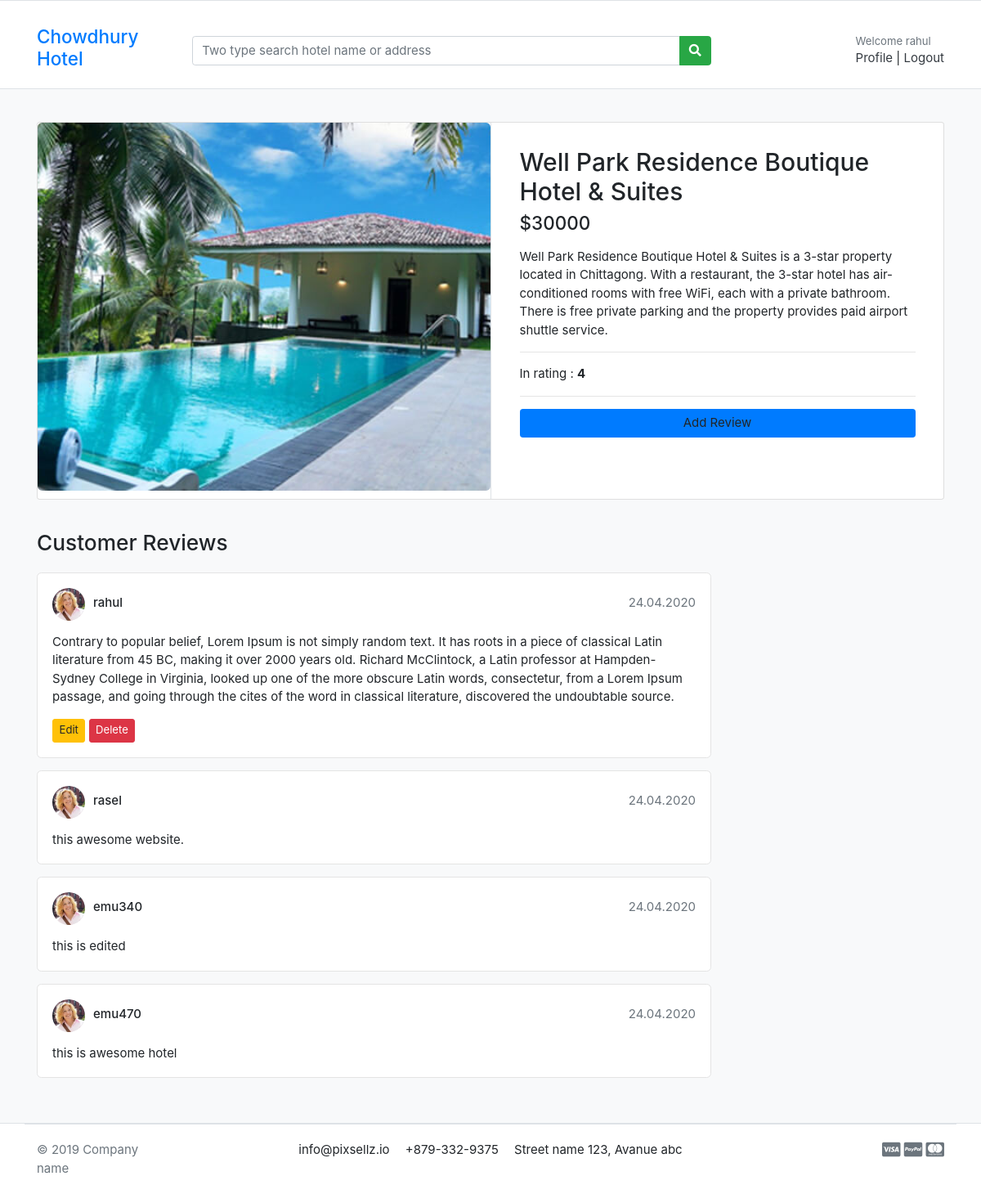
Page /hotel/5 (signed in) on the committed database.
### store/models.py (models this page shows, shortened)
class Hotel(models.Model):
    REVIEW = (
        ('1','1'),
        ('2','2'),
        ('3','3'),
        ('4','4'),
        ('5','5')
    )
    hotel_name = models.CharField(max_length=100,unique=True)
    slug = models.CharField(max_length=100,unique=True)
    description = models.TextField()
    address = models.CharField(max_length=200)
    rating = models.CharField(max_length=30, choices=REVIEW)
    price = models.IntegerField()
    image = models.ImageField(upload_to='photos/hotel')
    is_available = models.BooleanField(default=True)
    created_date = models.DateTimeField(auto_now_add=True)
    modified_date = models.DateTimeField(auto_now=True)

class Review(models.Model):
    REVIEW = (
        ('1','1'),
        ('2','2'),
        ('3','3'),
        ('4','4'),
        ('5','5')
    )
    hotel = models.ForeignKey(Hotel, on_delete=models.CASCADE)
    user = models.ForeignKey(User, on_delete=models.CASCADE)
    rating = models.CharField(max_length=30, choices=REVIEW)
    comment = models.TextField()

### store/views.py (the view)
# urls.py: path('hotel/<slug:hotel_id>', views.hotel_details, name='hotel_details'),
def hotel_details(request,hotel_id):
    single_hotel = Hotel.objects.get(id = hotel_id)
    hotel_review = Review.objects.filter(hotel__id = hotel_id)
    return render(request, 'hotel/hotel_details.html', {'hotel':single_hotel, 'reviews':hotel_review})

### store/templates/hotel/hotel_details.html
{% extends 'base.html' %} {% block body %}
<section class="section-content padding-y bg">
  <div class="container">
    <div class="card">
      <div class="row no-gutters">
        <aside class="col-md-6">
          <article class="gallery-wrap">
            <div class="img-big-wrap">
              <a href="#"><img src="{{hotel.image.url}}" /></a>
            </div>
          </article>
        </aside>
        <main class="col-md-6 border-left">
          <article class="content-body">
            <h2 class="title">{{hotel.hotel_name}}</h2>
            <div class="mb-3">
              <var class="price h4">${{hotel.price}}</var>
            </div>
            <p>{{hotel.description}}</p>
            <hr />
            <p>In rating : <b>{{hotel.rating}}</b></p>
            <hr />
            {% if request.user.is_authenticated %}
            <a
              href="{% url 'review' hotel.id%}"
              class="btn btn-block bg-primary bg-gradient"
              >Add Review</a
            >
            {% endif %}
          </article>
        </main>
      </div>
    </div>
    <br />
    <div class="row">
      <div class="col-md-9">
        <header class="section-heading">
          <h3>Customer Reviews</h3>
        </header>
        {% for review in reviews %}
        <article class="box mb-3">
          <div class="icontext w-100">
            <img
              src="./images/avatars/avatar1.jpg"
              class="img-xs icon rounded-circle"
            />
            <div class="text">
              <span class="date text-muted float-md-right">24.04.2020 </span>
              <h6 class="mb-1">{{review.user.username}}</h6>
            </div>
          </div>
          <div class="mt-3">
            <p>{{review.comment}}</p>
          </div>
          {% if review.user == request.user %}
          <div class="mt-3">
            <a
              href="{% url 'edit_review' review.id %}"
              class="btn btn-warning btn-sm"
              >Edit</a
            >
            <a
              href="{% url 'delete_review' review.id  %}"
              class="btn btn-danger btn-sm"
              >Delete</a
            >
          </div>
          {% endif %}
        </article>
        {% endfor %}
      </div>
    </div>
  </div>
</section>
{% endblock body %}

### templates/base.html (shortened to what this page needs)
<!DOCTYPE html>
{% load static %}
<html lang="en">
  <head>
    <link
      href="{% static 'css/bootstrap.css' %}"
      rel="stylesheet"
      type="text/css"
    />
    <link
      href="{% static 'fonts/fontawesome/css/all.min.css' %}"
      type="text/css"
      rel="stylesheet"
    />
    <link href="{% static 'css/ui.css' %}" rel="stylesheet" type="text/css" />
    <link
      href="{% static 'css/responsive.css' %}"
      rel="stylesheet"
      media="only screen and (max-width: 1200px)"
    />
    <link rel="stylesheet" href="{% static 'path/to/bootstrap.min.css' %}" />
  </head>
  <body>
    <header class="section-header m-10">
      <section class="header-main border-bottom mt-3">
        <div class="container">
          <div class="row align-items-center">
            <div class="col-lg-2 col-md-3 col-6">
              <a href="" class="brand-wrap">
                <h4>Chowdhury Hotel</h4>
              </a>
            </div>
            <div class="col-lg col-md-6 col-sm-12 col">
              <form action="{% url 'search' %}" class="search" method="GET">
                <div class="input-group w-100">
                  <input
                    type="text"
                    class="form-control"
                    style="width: 60%"
                    placeholder="Two type search hotel name or address"
                    name="keyword"
                  />
                  <div class="input-group-append">
                    <button class="btn btn-success" type="submit">
                      <i class="fa fa-search"></i>
                    </button>
                  </div>
                </div>
              </form>
            </div>
            <div class="col-lg-3 col-sm-6 col-8 order-2 order-lg-3">
              <div class="d-flex justify-content-end mb-3 mb-lg-0">
                {% if request.user.is_authenticated %}
                <div class="widget-header">
                  <small class="title text-muted"
                    >Welcome {{request.user.username}}</small
                  >
                  <div>
                    <a href="{% url 'profile' %}">Profile</a>
                    <span class="dark-transp"> | </span>
                    <a href="{% url 'logout' %}"> Logout</a>
                  </div>
                </div>
                {% endif %}
              </div>
            </div>
          </div>
        </div>
      </section>
    </header>
    {% block body %} {% endblock body %}
    <footer class="section-footer border-top">
      <div class="container">
        <section class="footer-bottom border-top row">
          <div class="col-md-2">
            <p class="text-muted">&copy 2019 Company name</p>
          </div>
          <div class="col-md-8 text-md-center">
            <span class="px-2">info@pixsellz.io</span>
            <span class="px-2">+879-332-9375</span>
            <span class="px-2">Street name 123, Avanue abc</span>
          </div>
          <div class="col-md-2 text-md-right text-muted">
            <i class="fab fa-lg fa-cc-visa"></i>
            <i class="fab fa-lg fa-cc-paypal"></i>
            <i class="fab fa-lg fa-cc-mastercard"></i>
          </div>
        </section>
      </div>
    </footer>
  </body>
</html>

### static/css/ui.css (style rules this page uses)
html { font-family: "Inter", sans-serif; font-size: 15px; }
.content-body { flex: 1 1 auto; padding: 2rem 2.3rem; }
.img-xs, .img-sm, .img-md, .img-lg { -o-object-fit: cover; object-fit: cover; flex-shrink: 0; flex-grow: 0; }
.img-xs { width: 40px; height: 40px; }
.padding-y { padding-top: 40px; padding-bottom: 40px; }
var { font-style: normal; }
article:after, .form-group:after { display: block; clear: both; content: ""; }
.bg { background-color: #f8f9fa; }
.section-heading { margin-bottom: 20px; margin-top: 15px; }
p:last-child { margin-bottom: 0; }
.header-main { position: relative; padding-top: 1rem; padding-bottom: 1rem; }
.widget-header { display: inline-block; vertical-align: middle; position: relative; }
.widget-header a { color: #343a40; }
.widget-header .title { display: block; }
.footer-bottom { padding-top: 20px; padding-bottom: 20px; }
.icontext { display: inline-flex; align-items: center; vertical-align: middle; }
.icontext .text { width: 100%; line-height: 1.2; }
.icontext .icon { position: relative; margin-right: 10px; flex-shrink: 0; flex-grow: 0; }
.price { font-weight: 600; color: #212529; }
.box { padding: 18px; background: #fff; border-radius: 0.37rem; border: 1px solid #e4e4e4; }
.box img { max-width: 100%; }
.gallery-wrap .img-big-wrap { margin-bottom: 10px; border-radius: 0.37rem; overflow: hidden; background-color: #fff; }
.gallery-wrap .img-big-wrap a { text-align: center; display: block; }
.gallery-wrap .img-big-wrap img { height: 450px; width: auto; display: inline-block; }

### rows in the picture
Hotel: image (picture), hotel_name "Well Park Residence Boutique Hotel & Suites", price "30000", description "Well Park Residence Boutique Hotel & Suites is a 3-star property located in Chittagong. With a restaurant, the 3-star hotel has air-conditioned rooms with free WiFi, each with a private bathroom. There is free private parking and the property provides paid airport shuttle service.", rating "4"
Review: user.username "rahul", comment "Contrary to popular belief, Lorem Ipsum is not simply random text. It has roots in a piece of classical Latin literature from 45 BC, making it over 2000 years old. Richard McClintock, a Latin professor at Hampden-Sydney College in Virginia, looked up one of the more obscure Latin words, consectetur, from a Lorem Ipsum passage, and going through the cites of the word in classical literature, discovered the undoubtable source.", shows "Edit"
Review: user.username "rasel", comment "this awesome website."
Review: user.username "emu340", comment "this is edited"
Review: user.username "emu470", comment "this is awesome hotel"

### other values in the picture
{{ request.user.username }} "rahul"
